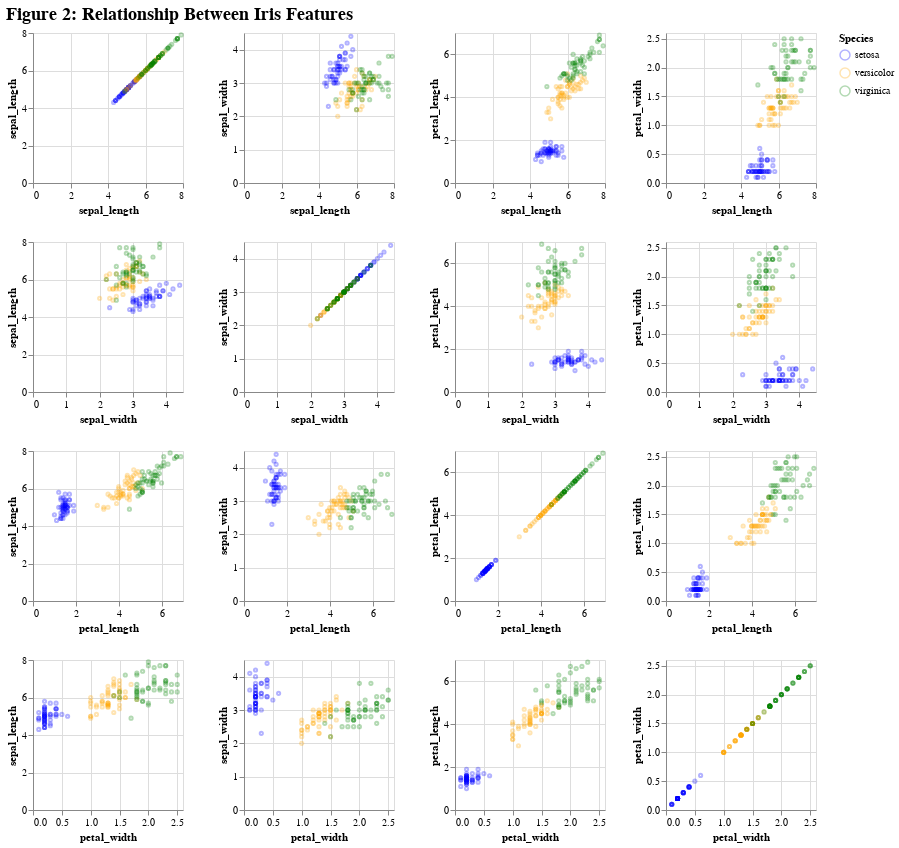

The cell this chart's notebook holds for it:
### Markdown cell above
### Pairwise Plot
Pairwise plots show the relationships between feature pair and show any clusters. The plots help identify which pair of features show the clearest separation between the species and allows us to identify which features are the most informative for prediction.

### Code cell
alt.Chart(X_train).mark_point(opacity=0.3, size=10).encode(
     alt.X(alt.repeat('row')).type('quantitative'),
     alt.Y(alt.repeat('column')).type('quantitative'),
     color = alt.Color(
        "species",
        scale=alt.Scale(
            domain=['setosa', 'versicolor', 'virginica'],
            range=['blue', 'orange', 'green'])
        ).title("Species")
).properties(
    width=150,
    height=150
).repeat(
    column=['sepal_length', 'sepal_width', 'petal_length', 'petal_width'],
    row=['sepal_length', 'sepal_width', 'petal_length', 'petal_width']
).properties(
    title = alt.TitleParams(
        text = "Figure 2: Relationship Between Iris Features",
        fontSize = 18
    )
)

### Figure 1 — Vega-Lite specification as saved in the notebook (floating-point values rounded to 4 significant figures; data arrays with more than 128 entries replaced by an {"elided": "..."} marker saying what was removed)
{"config": {"view": {"continuousWidth": 300, "continuousHeight": 300}}, "repeat": {"column": ["sepal_length", "sepal_width", "petal_length", "petal_width"], "row": ["sepal_length", "sepal_width", "petal_length", "petal_width"]}, "spec": {"data": {"name": "data-3a191f69da972c40738d695fb9f41d2b"}, "mark": {"type": "point", "opacity": 0.3, "size": 10}, "encoding": {"color": {"field": "species", "scale": {"domain": ["setosa", "versicolor", "virginica"], "range": ["blue", "orange", "green"]}, "title": "Species", "type": "nominal"}, "x": {"field": {"repeat": "row"}, "type": "quantitative"}, "y": {"field": {"repeat": "column"}, "type": "quantitative"}}, "height": 150, "width": 150}, "title": {"text": "Figure 2: Relationship Between Iris Features", "fontSize": 18}, "$schema": "https://vega.github.io/schema/vega-lite/v5.20.1.json", "datasets": {"data-3a191f69da972c40738d695fb9f41d2b": {"elided": "150 records"}}}
